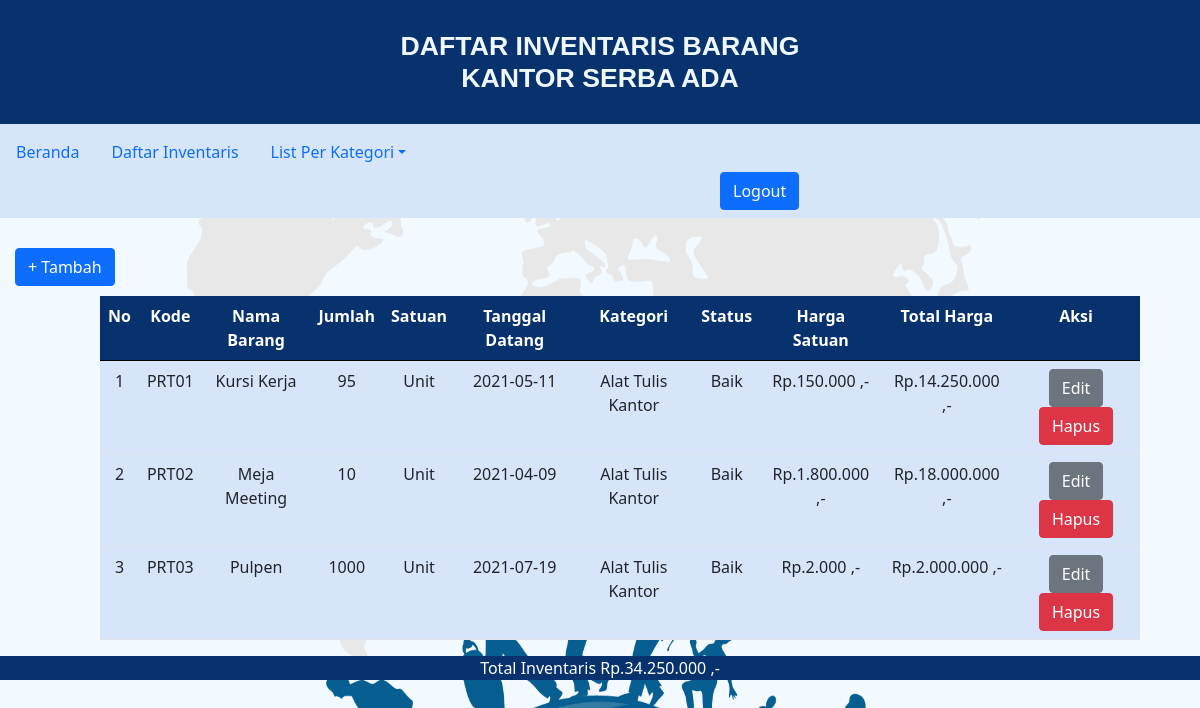
The app's page /kategorialattulis.php (signed in) with its own data.
### tables this page shows
CREATE TABLE `inventaris` (
  `kode_barang` varchar(10) NOT NULL,
  `nama_barang` varchar(30) NOT NULL,
  `jumlah` int(11) NOT NULL,
  `satuan` varchar(15) NOT NULL,
  `tgl_datang` date NOT NULL,
  `kategori` varchar(20) NOT NULL,
  `status_barang` varchar(20) NOT NULL,
  `harga` int(20) NOT NULL
);

### kategorialattulis.php (the view, shortened to what this page needs)
<!DOCTYPE html>
<html lang="en">
  <head>
    <link rel="stylesheet" href="assets/css/styledata.css" />
    <link href="https://cdn.jsdelivr.net/npm/bootstrap@5.1.3/dist/css/bootstrap.min.css" rel="stylesheet" />
  </head>
  <body class="bodyumum">
    <h1 class="tx-judul"> DAFTAR INVENTARIS BARANG <br> KANTOR SERBA ADA</h1>
    <nav class="navbar-expand-lg navbar-light">
    <div class="utama">
      <ul class="navbar nav justify-content-start">
        <li ><a  class="nav-link" aria-current="page" href="admin.php">Beranda</a></li>
        <li ><a  class="nav-link" href="datainventaris.php">Daftar Inventaris</a></li>
        <li class="nav-item dropdown">
            <a class="nav-link dropdown-toggle" data-bs-toggle="dropdown" href="#" role="button" aria-expanded="false">List Per Kategori</a>
        </li>
        <span  class="d-flex ">
            <a  href="logout.php">
              <button type="button"  class="btn btn-primary" id="logout">Logout</button>
            </a>
          </span>
      </ul>
    </div>
    </nav>
    <div class="btn-tambah">
        <a href="tambah.php">
        <button type="button" id="tomboltambah" class="btn btn-primary" >+  Tambah</button>
        </a>
    </div>
    <div class="tb-isi">
        <table class="table" >
          <tr class="tb-atas">
            <th>No</th>
            <th>Kode</th>
            <th>Nama Barang</th>
            <th>Jumlah</th>
            <th>Satuan</th>
            <th>Tanggal Datang</th>
            <th>Kategori</th>
            <th>Status</th>
            <th>Harga Satuan</th>
            <th>Total Harga</th>
            <th>Aksi</th>
          </tr>
        <?php
        include 'config.php';
        $query = mysqli_query ($connection, "SELECT * from inventaris WHERE kategori='Alat Tulis Kantor'");
        $s=1;
        $totalharga2=0;
        while ($data=mysqli_fetch_array($query))
        {?>
            <tr>
                <td> <?php echo $s++?></td>
                <td> <?php echo $data['kode_barang'];?></td>
                <td> <?php echo $data['nama_barang'];?></td>
                <td> <?php echo $data['jumlah'];?></td>
                <td> <?php echo $data['satuan'];?></td>
                <td> <?php echo $data['tgl_datang'];?></td>
                <td> <?php echo $data['kategori'];?></td>
                <td> <?php echo $data['status_barang'];?></td>
                <?php $hargatotal=$data['harga']*$data['jumlah'];?>
                <?php
                $totalharga1=$hargatotal+$totalharga2;
                $totalharga2=$totalharga1;
                ?>
                <?php $harga=number_format($data['harga'],0,",",".")?>
                <?php $hargatotal=number_format($hargatotal,0,",",".")?>
                <td>
                  <?php echo "Rp."; echo $harga; echo " ,-"?>
                </td>
                <td>
                  <?php echo "Rp."; echo $hargatotal; echo " ,-"?>
                </td>
              <td>
              <a href="edit.php?kode_barang=<?php echo $data['kode_barang']; ?>">
                <button type="button" id="tombolhapus" class="btn btn-secondary" >Edit</button>
            </a>
                <a href="hapus.php?kode_barang=<?php echo $data['kode_barang']; ?>">
                    <button type="button" id="tombolhapus" class="btn btn-danger" >Hapus</button>
                </a>
              </td>
            </tr>
            <?php
        }
        ?>
    </table>
    </div>
    <center>
    <div >
      <p class="totalinventaris">Total Inventaris
        <?php $totalharga2=number_format($totalharga2,0,",",".");
        echo "Rp."; echo $totalharga2; echo " ,-"
        ?></p>
    </div>
    </center>
  </body>
</html>

### assets/css/styledata.css (style rules this page uses)
.bodyumum { margin-top: 0px; margin-bottom: 0px; margin-left: 0px; margin-right: 0px; }
.tx-judul { text-align: center; color: aliceblue; font-size: 20pt; background-color: #07326d; padding-top: 30px; padding-bottom: 30px; font-family: Arial, Helvetica, sans-serif; font-weight: bold; margin-bottom: 0px; margin-left: 0px; margin-top: 0px; }
.utama { background-color: #d7e5fa; margin-top: 0; margin-left: 0; margin-right: 0; }
.d-flex { margin-left: 60%; }
.nav-link { margin-top: 0; margin-bottom: 0; margin-left: 0; margin-right: 0; padding-right: 0px; }
.btn-tambah { margin-top: 30px; margin-bottom: 10px; margin-left: 15px; }
.tb-atas { background-color: #07326d; border: 2px #000; border-style: 5px solid #000; color: #fff; text-align: center; }
.tb-isi, table, tr, td { border: 2px #000; border-style: 5px solid #000; background-color: #d7e5fa; text-align: center; }
.tb-isi { margin-left: 100px; margin-right: 60px; }
.totalinventaris { text-align: center; font-size: 18; color: #fff; background-color: #07326d; }

### kategorialattulis.php (style rules this page uses)
body { background-image: url("assets/img/bg-awal.png"); background-repeat: no-repeat; background-attachment: fixed; background-size: 100% 100%; }

### records on screen
inventaris: kode_barang "PRT01", nama_barang "Kursi Kerja", jumlah "95", satuan "Unit", tgl_datang "2021-05-11", kategori "Alat Tulis Kantor", status_barang "Baik", harga "150.000", hargatotal "14.250.000"
inventaris: kode_barang "PRT02", nama_barang "Meja Meeting", jumlah "10", satuan "Unit", tgl_datang "2021-04-09", kategori "Alat Tulis Kantor", status_barang "Baik", harga "1.800.000", hargatotal "18.000.000"
inventaris: kode_barang "PRT03", nama_barang "Pulpen", jumlah "1000", satuan "Unit", tgl_datang "2021-07-19", kategori "Alat Tulis Kantor", status_barang "Baik", harga "2.000", hargatotal "2.000.000"

### other values on screen
$totalharga2 "34.250.000"
